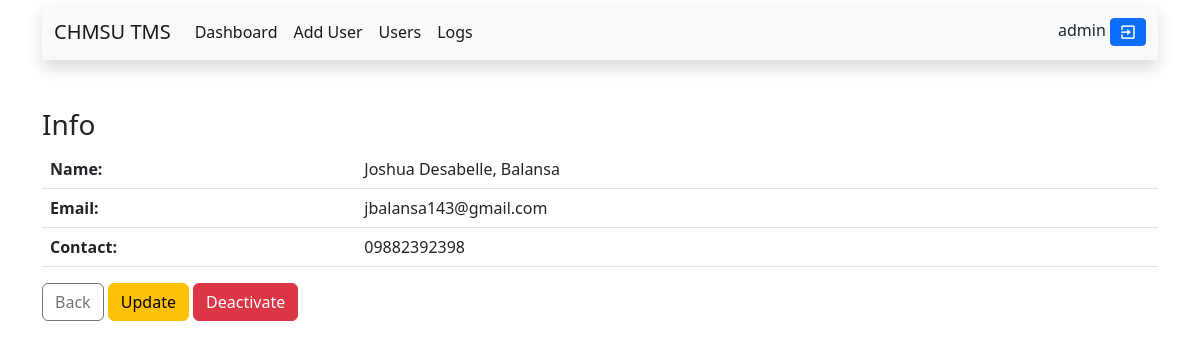
Screenshot of /system_admin/process.php?view=19 (signed in) with the database file from the repository.
### tables this page shows
CREATE TABLE `users` (
  `id` int(11) NOT NULL,
  `username` varchar(255) NOT NULL,
  `password` varchar(255) NOT NULL,
  `date` datetime NOT NULL DEFAULT current_timestamp(),
  `account_type` varchar(255) NOT NULL DEFAULT 'tenant',
  `user_id` int(11) NOT NULL,
  `status` varchar(10) NOT NULL DEFAULT 'active'
);

CREATE TABLE `coordinators` (
  `id` int(11) NOT NULL,
  `first_name` varchar(255) NOT NULL,
  `middle_name` varchar(255) NOT NULL,
  `last_name` varchar(255) NOT NULL,
  `email` varchar(255) NOT NULL,
  `contact` varchar(255) NOT NULL,
  `status` varchar(20) NOT NULL DEFAULT 'active',
  `user_id` int(11) NOT NULL
);

### system_admin/fetch.php (called while the page is built)
<?php
$get_record = mysqli_query($connections, "SELECT * FROM users WHERE id='$user_id' ");
while ($row = mysqli_fetch_assoc($get_record)) {
    $db_username = $row["username"];
}

### system_admin/users_info.php (the view, shortened to what this page needs)
<?php
if (isset($_SESSION["id"])) :
    $user_id = $_SESSION["id"];
    include("../connections.php");
    include("fetch.php");
?>
    <!DOCTYPE html>
    <html lang="en">
    <head>
    </head>
    <body>
        <div class="container">
            <?php
            include("inc/top_nav.php");
            ?>
            <br><br>
            <h3>Info</h3>
            <table class="table table-striped">
                <thead>
                    <tr>
                        <th>Name:</th>
                        <td><?php echo $fullname ?></td>
                    </tr>
                    <tr>
                        <th>Email:</th>
                        <td><?php echo $db_email ?></td>
                    </tr>
                    <tr>
                        <th>Contact:</th>
                        <td><?php echo $db_contact ?></td>
                    </tr>
                </thead>
            </table>
            <a href="users.php" class="btn btn-outline-secondary">Back</a>
            <a href="#" class="btn btn-warning">Update</a>
            <a href="process.php?deactivate=<?php echo $db_user_id ?>" class='btn btn-danger'>Deactivate</a>
        </div>
    </body>
    </html>
<?php
else :
    @include "../error.php";
endif;
?>

### system_admin/inc/top_nav.php (shortened to what this page needs)
<nav class="navbar mt-1 navbar-expand-lg bg-light shadow">
    <div class="container-fluid">
        <a class="navbar-brand" href="index.php">CHMSU TMS</a>
        <div class="collapse navbar-collapse" id="navbarScroll">
            <ul class="navbar-nav me-auto my-2 my-lg-0 navbar-nav-scroll" style="--bs-scroll-height: 100px;">
                <li class="nav-item">
                    <a class="nav-link active" aria-current="page" href="index.php">Dashboard</a>
                </li>
                <li class="nav-item">
                    <a class="nav-link active" aria-current="" href="add_user.php">Add User</a>
                </li>
                <li class="nav-item">
                    <a class="nav-link active" aria-current="" href="users.php">Users</a>
                </li>
                <li class="nav-item">
                    <a class="nav-link active" aria-current="page" href="logs.php">Logs</a>
                </li>
            </ul>
            <div>
                <?php echo "$db_username"; ?>
                <button type='submit' name="logoutUser" data-bs-toggle="modal" data-bs-target="#modalLogout" class='btn-sm btn btn-primary'><i class='bx bx-exit'></i></button>
            </div>
        </div>
    </div>
</nav>

### connections.php (style rules this page uses)
i { font-size: 18px; }

### rows the page displays
users: username "admin"
coordinators: fullname "Joshua Desabelle, Balansa", email "jbalansa143@gmail.com", contact "09882392398"
